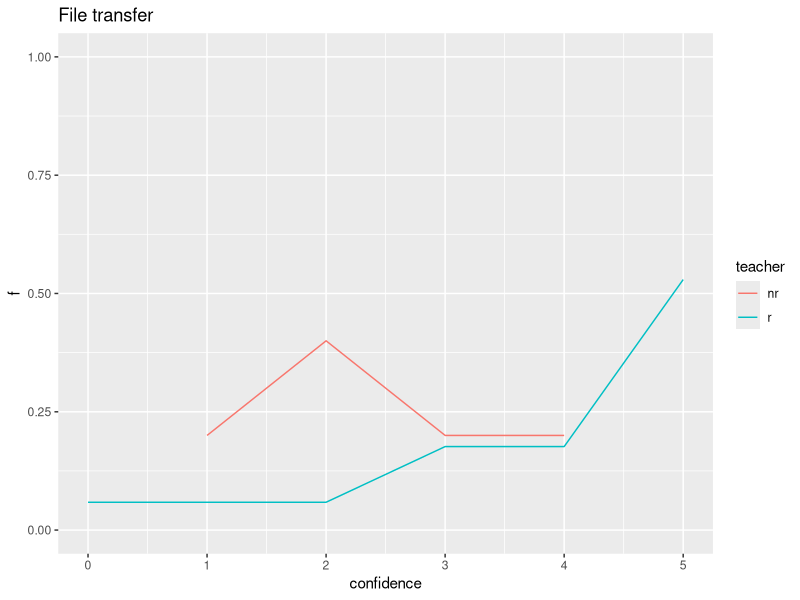
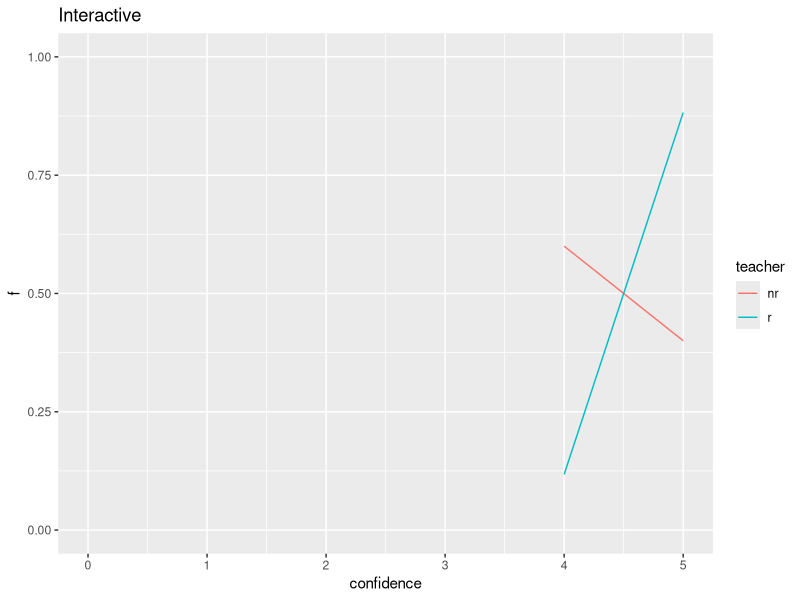
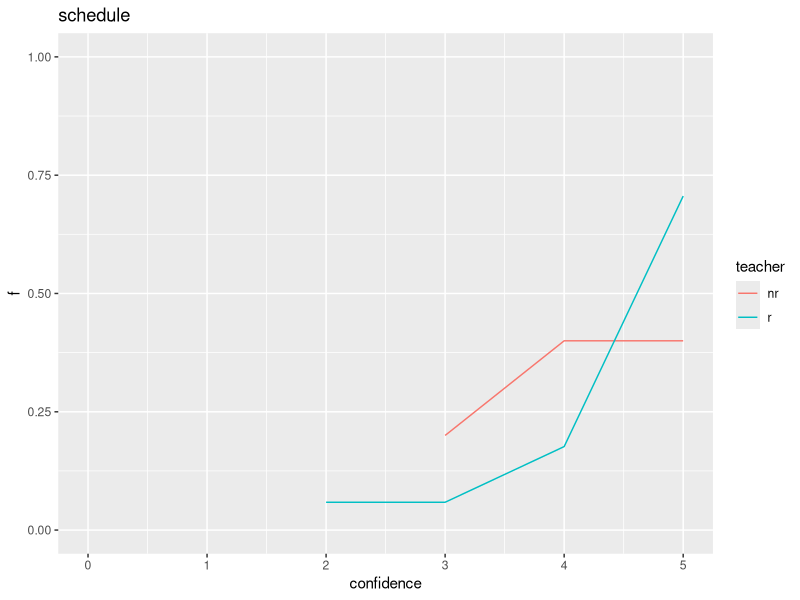

Recreate these plots in R, in order.
# I can transfer files to/from Rackham using FileZilla,0,1
# I can transfer files to/from Rackham using FileZilla,2,1
# I can transfer files to/from Rackham using FileZilla,3,3
# I can transfer files to/from Rackham using FileZilla,4,3
# I can transfer files to/from Rackham using FileZilla,5,9
confidences_transfer_r <- c(rep(0, 1), rep(2, 1), rep(3, 3), rep(4,3), rep(5, 9))
testthat::expect_equal(length(confidences_transfer_r), 17)
testthat::expect_equal(mean(confidences_transfer_r), 4.0)

# I can start an interactive session,4,2
# I can start an interactive session,5,15
# I can start an interactive session,4,2
# I can start an interactive session,5,15
# Average = ((4 * 2) + (5 * 15)) / 17 = 4.88
confidences_interactive_r <- c(rep(4, 2), rep(5, 15))
testthat::expect_equal(length(confidences_interactive_r), 17)
testthat::expect_equal(mean(confidences_interactive_r), 4.88, tolerance = 0.01)

# I can schedule a job,2,1
# I can schedule a job,3,1
# I can schedule a job,4,3
# I can schedule a job,5,12
# Average = ((2 * 1) + (3 * 1) + (4 * 3) + (5 * 12) ) / 17 = 4.53
confidences_schedule_r <- c(rep(2, 1), rep(3, 1), rep(4, 3), rep(5, 12))
testthat::expect_equal(length(confidences_schedule_r), 17)
testthat::expect_equal(mean(confidences_schedule_r), 4.53, tolerance = 0.01)

## 2024-09-25: Bianca Intro

# I can transfer files to/from Bianca using FileZilla,1,1
# I can transfer files to/from Bianca using FileZilla,2,2
# I can transfer files to/from Bianca using FileZilla,3,1
# I can transfer files to/from Bianca using FileZilla,4,1
# Average = ((1 * 1) + (2 * 2) + (3 * 1) + (4 * 1)) / 5 = 2.4
confidences_transfer_nr <- c(rep(1, 1), rep(2, 2), rep(3, 1), rep(4,1))
testthat::expect_equal(length(confidences_transfer_nr), 5)
testthat::expect_equal(mean(confidences_transfer_nr), 2.4)

# I can start an interactive session,4,3
# I can start an interactive session,5,2
# Average = ((4 * 3) + (5 * 2)) / 5 = 4.4
confidences_interactive_nr <- c(rep(4, 3), rep(5, 2))
testthat::expect_equal(length(confidences_interactive_nr), 5)
testthat::expect_equal(mean(confidences_interactive_nr), 4.4, tolerance = 0.01)

# I can submit jobs to the scheduler,3,1
# I can submit jobs to the scheduler,4,2
# I can submit jobs to the scheduler,5,2
# Average = ((3 * 1) + (4 * 2) + (5 * 2)) / 5 = 4.2
confidences_schedule_nr <- c(rep(3, 1), rep(4, 2), rep(5, 2))
testthat::expect_equal(length(confidences_schedule_nr), 5)
testthat::expect_equal(mean(confidences_schedule_nr), 4.2, tolerance = 0.01)

ks_test <- ks.test(rpois(n=20, lambda=5), rpois(n=20, lambda=5))
testthat::expect_true(ks_test$p.value >= 0.05) # (usually) same distribution

ks_transfer <- ks.test(confidences_transfer_r, confidences_transfer_nr)
testthat::expect_true(ks_transfer$p.value >= 0.05) # Same distribution

ks_interactive <- ks.test(confidences_interactive_r, confidences_interactive_nr)
testthat::expect_true(ks_interactive$p.value >= 0.05) # Same distribution

ks_schedule <- ks.test(confidences_schedule_r, confidences_schedule_nr)
testthat::expect_true(ks_schedule$p.value >= 0.05) # Same distribution


transfer_r_tally <- dplyr::tally(dplyr::group_by(tibble::tibble(confidence = confidences_transfer_r), confidence))
transfer_r_tally$f <- transfer_r_tally$n / sum(transfer_r_tally$n)
transfer_r_tally$teacher <- "r"

transfer_nr_tally <- dplyr::tally(dplyr::group_by(tibble::tibble(confidence = confidences_transfer_nr), confidence))
transfer_nr_tally$f <- transfer_nr_tally$n / sum(transfer_nr_tally$n)
transfer_nr_tally$teacher <- "nr"

ggplot2::ggplot(
  data = dplyr::bind_rows(transfer_r_tally, transfer_nr_tally),
  ggplot2::aes(x = confidence, y = f, color = teacher)) +
  ggplot2::geom_line() + 
  ggplot2::scale_y_continuous(limits = c(0, 1)) +
  ggplot2::scale_x_continuous(limits = c(0, 5)) +
  ggplot2::labs(title = "File transfer")

ggplot2::ggsave("file_transfer_confidences_compared.png", width = 3, height = 3)


interactive_r_tally <- dplyr::tally(dplyr::group_by(tibble::tibble(confidence = confidences_interactive_r), confidence))
interactive_r_tally$f <- interactive_r_tally$n / sum(interactive_r_tally$n)
interactive_r_tally$teacher <- "r"

interactive_nr_tally <- dplyr::tally(dplyr::group_by(tibble::tibble(confidence = confidences_interactive_nr), confidence))
interactive_nr_tally$f <- interactive_nr_tally$n / sum(interactive_nr_tally$n)
interactive_nr_tally$teacher <- "nr"

ggplot2::ggplot(
  data = dplyr::bind_rows(interactive_r_tally, interactive_nr_tally),
  ggplot2::aes(x = confidence, y = f, color = teacher)) +
  ggplot2::geom_line() + 
  ggplot2::scale_y_continuous(limits = c(0, 1)) +
  ggplot2::scale_x_continuous(limits = c(0, 5)) +
  ggplot2::labs(title = "Interactive")

ggplot2::ggsave("interactive_confidences_compared.png", width = 3, height = 3)




schedule_r_tally <- dplyr::tally(dplyr::group_by(tibble::tibble(confidence = confidences_schedule_r), confidence))
schedule_r_tally$f <- schedule_r_tally$n / sum(schedule_r_tally$n)
schedule_r_tally$teacher <- "r"

schedule_nr_tally <- dplyr::tally(dplyr::group_by(tibble::tibble(confidence = confidences_schedule_nr), confidence))
schedule_nr_tally$f <- schedule_nr_tally$n / sum(schedule_nr_tally$n)
schedule_nr_tally$teacher <- "nr"

ggplot2::ggplot(
  data = dplyr::bind_rows(schedule_r_tally, schedule_nr_tally),
  ggplot2::aes(x = confidence, y = f, color = teacher)) +
  ggplot2::geom_line() + 
  ggplot2::scale_y_continuous(limits = c(0, 1)) +
  ggplot2::scale_x_continuous(limits = c(0, 5)) +
  ggplot2::labs(title = "schedule")

ggplot2::ggsave("schedule_confidences_compared.png", width = 3, height = 3)
